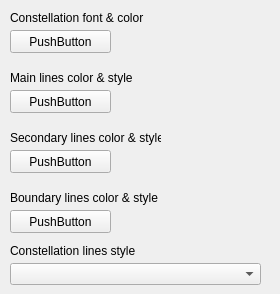
     <widget class="QWidget" name="stackedWidget_2Page6">
      <widget class="QLabel" name="label_16">
       <property name="geometry">
        <rect>
         <x>10</x>
         <y>10</y>
         <width>261</width>
         <height>16</height>
        </rect>
       </property>
       <property name="text">
        <string>Constellation font &amp; color</string>
       </property>
      </widget>
      <widget class="CFontColorButton" name="pushButton_13">
       <property name="geometry">
        <rect>
         <x>10</x>
         <y>30</y>
         <width>101</width>
         <height>23</height>
        </rect>
       </property>
       <property name="text">
        <string>PushButton</string>
       </property>
      </widget>
      <widget class="QLabel" name="label_17">
       <property name="geometry">
        <rect>
         <x>10</x>
         <y>70</y>
         <width>141</width>
         <height>16</height>
        </rect>
       </property>
       <property name="text">
        <string>Main lines color &amp; style</string>
       </property>
      </widget>
      <widget class="CPushColorButton" name="pushButton_14">
       <property name="geometry">
        <rect>
         <x>10</x>
         <y>90</y>
         <width>101</width>
         <height>23</height>
        </rect>
       </property>
       <property name="text">
        <string>PushButton</string>
       </property>
      </widget>
      <widget class="CPushColorButton" name="pushButton_15">
       <property name="geometry">
        <rect>
         <x>10</x>
         <y>150</y>
         <width>101</width>
         <height>23</height>
        </rect>
       </property>
       <property name="text">
        <string>PushButton</string>
       </property>
      </widget>
      <widget class="QLabel" name="label_18">
       <property name="geometry">
        <rect>
         <x>10</x>
         <y>130</y>
         <width>151</width>
         <height>16</height>
        </rect>
       </property>
       <property name="text">
        <string>Secondary lines color &amp; style</string>
       </property>
      </widget>
      <widget class="CPushColorButton" name="pushButton_16">
       <property name="geometry">
        <rect>
         <x>10</x>
         <y>210</y>
         <width>101</width>
         <height>23</height>
        </rect>
       </property>
       <property name="text">
        <string>PushButton</string>
       </property>
      </widget>
      <widget class="QLabel" name="label_19">
       <property name="geometry">
        <rect>
         <x>10</x>
         <y>190</y>
         <width>151</width>
         <height>16</height>
        </rect>
       </property>
       <property name="text">
        <string>Boundary lines color &amp; style</string>
       </property>
      </widget>
      <widget class="QLabel" name="label_52">
       <property name="geometry">
        <rect>
         <x>10</x>
         <y>243</y>
         <width>251</width>
         <height>16</height>
        </rect>
       </property>
       <property name="text">
        <string>Constellation lines style</string>
       </property>
      </widget>
      <widget class="QComboBox" name="comboBox_2">
       <property name="geometry">
        <rect>
         <x>10</x>
         <y>263</y>
         <width>251</width>
         <height>22</height>
        </rect>
       </property>
      </widget>
     </widget>
